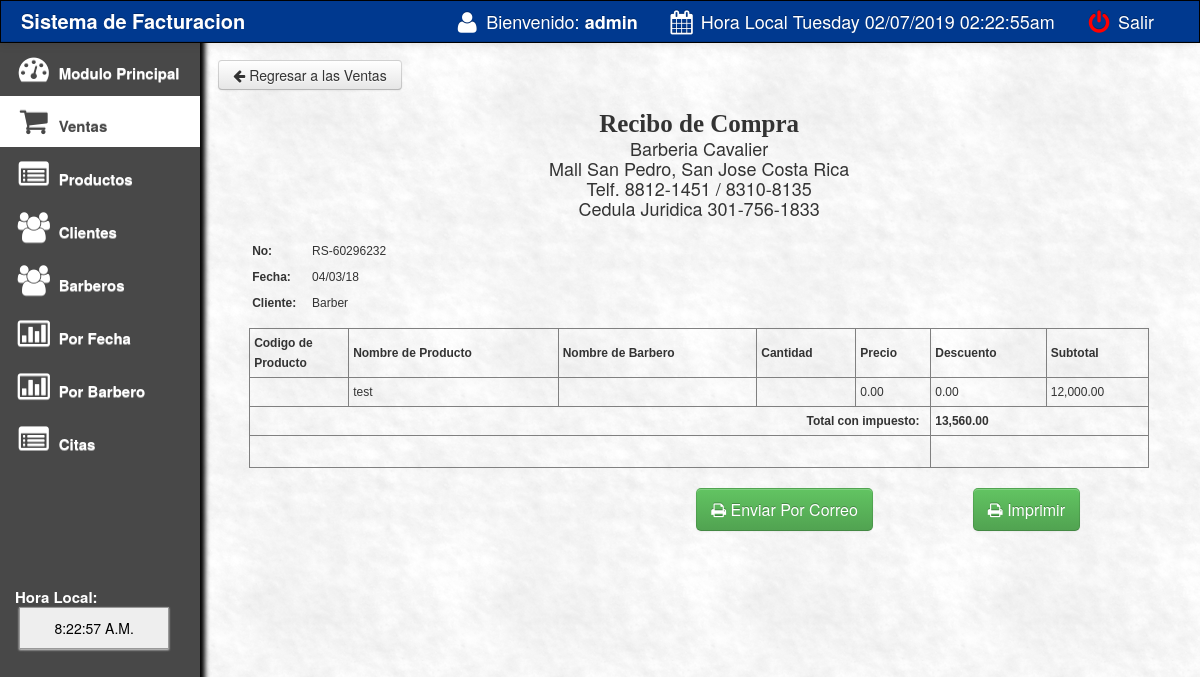
Screenshot of /main/preview.php?invoice=RS-60296232 (signed in) with the database file from the repository.
### tables this page shows
CREATE TABLE `sales_order` (
  `transaction_id` int(11) NOT NULL,
  `invoice` varchar(100) NOT NULL,
  `cashier` varchar(50) NOT NULL,
  `product` varchar(100) NOT NULL,
  `qty` varchar(100) NOT NULL,
  `amount` varchar(100) NOT NULL,
  `type` varchar(20) NOT NULL,
  `profit` varchar(100) NOT NULL,
  `due_date` varchar(100) NOT NULL,
  `product_code` varchar(150) NOT NULL,
  `supplier` varchar(100) NOT NULL,
  `gen_name` varchar(200) NOT NULL,
  `cust_name` varchar(150) NOT NULL,
  `name` varchar(200) NOT NULL,
  `price` varchar(100) NOT NULL,
  `discount` varchar(100) NOT NULL,
  `date` varchar(500) NOT NULL,
  `BarberCard` varchar(100) NOT NULL
);

CREATE TABLE `sales` (
  `transaction_id` int(11) NOT NULL,
  `invoice` varchar(100) NOT NULL,
  `product` varchar(100) NOT NULL,
  `qty` varchar(20) NOT NULL,
  `cashier` varchar(100) NOT NULL,
  `date` varchar(100) NOT NULL,
  `type` varchar(100) NOT NULL,
  `amount` varchar(100) NOT NULL,
  `price` varchar(100) NOT NULL,
  `discount` varchar(100) NOT NULL,
  `profit` varchar(100) NOT NULL,
  `product_code` varchar(150) NOT NULL,
  `supplier` varchar(150) NOT NULL,
  `due_date` varchar(100) NOT NULL,
  `name` varchar(100) NOT NULL,
  `balance` varchar(100) NOT NULL
);

### main/preview.php (the view, shortened to what this page needs)
<!DOCTYPE html>
<html>
<head>
 <link href="css/bootstrap.css" rel="stylesheet">
    <link rel="stylesheet" type="text/css" href="css/DT_bootstrap.css">
  <link rel="stylesheet" href="css/font-awesome.min.css">
    <link href="css/bootstrap-responsive.css" rel="stylesheet">
<link href="../style.css" media="screen" rel="stylesheet" type="text/css" />
<link href="src/facebox.css" media="screen" rel="stylesheet" type="text/css" />
<?php
$invoice=$_GET['invoice'];
include('../connect.php');
$result = $db->prepare("SELECT * FROM sales_order WHERE invoice= :userid");
$result->bindParam(':userid', $invoice);
$result->execute();
for($i=0; $row = $result->fetch(); $i++){
$cname=$row['name'];
$invoice=$row['invoice'];
$date=$row['date'];
}
?>
<?php
function createRandomPassword() {
	$chars = "003232303232023232023456789";
	$i = 0;
	$pass = '' ;
	while ($i <= 7) {
		$num = rand() % 33;
		$tmp = substr($chars, $num, 1);
		$pass = $pass . $tmp;
		$i++;
	}
	return $pass;
}
$finalcode='RS-'.createRandomPassword();
?>
<body>
<?php include('navfixed.php');?>
	<?php
$position=$_SESSION['SESS_LAST_NAME'];
?>
<?php
if($position=='admin') {
?>
	<div class="container-fluid">
      <div class="row-fluid">
	<div class="span2">
             <div class="well sidebar-nav">
                 <ul class="nav nav-list">
              <li><a href="index.php"><i class="icon-dashboard icon-2x"></i> Modulo Principal </a></li>
			<li class="active"><a href="sales.php?id=cash&invoice"><i class="icon-shopping-cart icon-2x"></i> Ventas</a>  </li>
			<li><a href="products.php"><i class="icon-list-alt icon-2x"></i> Productos</a>                                     </li>
			<li><a href="customer.php"><i class="icon-group icon-2x"></i> Clientes</a>                                    </li>
			<li><a href="supplier.php"><i class="icon-group icon-2x"></i> Barberos</a>                                    </li>
			<li><a href="salesreport.php?d1=0&d2=0"><i class="icon-bar-chart icon-2x"></i> Por Fecha</a>                </li>
			<li><a href="barberreport.php?d1=0&d2=0&d3=0"><i class="icon-bar-chart icon-2x"></i> Por Barbero</a>                </li>
			<li><a href="citas.php"><i class="icon-list-alt icon-2x"></i> Citas</a>                                     </li>
				<br><br><br><br><br><br>
			<li>
			 <div class="hero-unit-clock">
			<form name="clock">
			<font color="white">Hora Local: <br></font>&nbsp;<input style="width:150px;" type="submit" class="trans" name="face" value="">
			</form>
			  </div>
			</li>
				</ul>
          </div>
        </div>
		<?php } ?>
	<div class="span10">
	<a href="sales.php?id=cash&invoice=<?php echo $finalcode ?>"><button class="btn btn-default"><i class="icon-arrow-left"></i> Regresar a las Ventas</button></a>
<div class="content" id="content">
<div style="margin: 0 auto; padding: 20px; width: 900px; font-weight: normal;">
	<div style="width: 100%; height: 190px;" >
	<div style="width: 900px; float: left;">
	<center><div style="font:bold 25px 'Aleo';">Recibo de Compra</div>
	Barberia Cavalier	<br>
	Mall San Pedro, San Jose Costa Rica <br>
	Telf. 8812-1451 / 8310-8135<br>
	Cedula Juridica 301-756-1833	<br><br>
	</center>
	</div>
	<div style="width: 156px; float: left; height: 90px;">
	<table cellpadding="3" cellspacing="0" style="font-family: arial; font-size: 12px;text-align:left;width : 100%;">
		<tr>
			<td><strong>No:</strong></td>
			<td><?php echo $invoice ?></td>
		</tr>
		<tr>
			<td><strong>Fecha:</strong></td>
			<td><?php echo $date ?></td>
		</tr>
		<tr>
			<td><strong>Cliente:</strong></td>
			<td><?php echo $cname ?></td>
		</tr>
	</table>
	</div>
	</div>
	<div style="width: 100%; margin-top:-70px;">
	<table border="1" cellpadding="4" cellspacing="0" style="font-family: arial; font-size: 12px;	text-align:left;" width="100%">
		<thead>
			<tr>
				<th width="90"> Codigo de Producto </th>
				<th> Nombre de Producto</th>
				<th> Nombre de Barbero</th>
				<th> Cantidad </th>
				<th> Precio </th>
				<th> Descuento </th>
				<th> Subtotal </th>
			</tr>
		</thead>
		<tbody>
				<?php
					$id=$_GET['invoice'];
					$result = $db->prepare("SELECT * FROM sales WHERE invoice= :userid");
					$result->bindParam(':userid', $id);
					$result->execute();
					for($i=0; $row = $result->fetch(); $i++){
				?>
				<tr class="record">
				<td><?php echo $row['product_code']; ?></td>
				<td><?php echo $row['name']; ?></td>
				<td><?php echo $row['supplier']; ?></td>
				<td><?php echo $row['qty']; ?></td>
				<td>
				<?php
				$ppp=$row['price'];
				echo formatMoney($ppp, true);
				?>
				</td>
				<td>
				<?php
				$ddd=$row['discount'];
				echo formatMoney($ddd, true);
				?>
				</td>
				<td>
				<?php
				$dfdf=$row['amount'];
				echo formatMoney($dfdf, true);
				?>
				</td>
				</tr>
				<?php
					}
				?>
				<tr>
					<td colspan="5" style=" text-align:right;"><strong style="font-size: 12px;">Total con impuesto: &nbsp;</strong></td>
					<td colspan="2"><strong style="font-size: 12px;">
					<?php
					$sdsd=$_GET['invoice'];
					$resultas = $db->prepare("SELECT sum(amount) FROM sales WHERE invoice= :a");
					$resultas->bindParam(':a', $sdsd);
					$resultas->execute();
					for($i=0; $rowas = $resultas->fetch(); $i++){
					$fgfg=$rowas['sum(amount)'];
					$TotalFactura=($fgfg*0.13)+$fgfg;
					echo formatMoney($TotalFactura, true);
					}
					?>
					</strong></td>
				</tr>
				<tr>
					<td colspan="5" style=" text-align:right;"><strong style="font-size: 12px; color: #222222;">
					<font style="font-size:20px;">
					</strong></td>
					<td colspan="2"><strong style="font-size: 15px; color: #222222;">
					<?php
					function formatMoney($number, $fractional=false) {
						if ($fractional) {
							$number = sprintf('%.2f', $number);
						}
						while (true) {
							$replaced = preg_replace('/(-?\d+)(\d\d\d)/', '$1,$2', $number);
							if ($replaced != $number) {
								$number = $replaced;
							} else {
								break;
							}
						}
						return $number;
					}
					?>
					</strong></td>
				</tr>
		</tbody>
	</table>
	</div>
	</div>
	</div>
	</div>
<div class="pull-right" style="margin-right:100px;">
		<a href="javascript:Clickheretoprint()" style="font-size:20px;"><button class="btn btn-success btn-large"><i class="icon-print"></i> Imprimir</button></a>
		</div>
<div class="pull-right" style="margin-right:100px;">
		<a href="javascript:ClickHeretoSendEmail()" style="font-size:20px;"><button class="btn btn-success btn-large"><i class="icon-print"></i> Enviar Por Correo</button></a>
		</div>
</div>
</div>

### style.css (style rules this page uses)
input { border: 1px solid #999; background: #EEEEEE; padding: 10px; box-shadow:0 1px 2px #ddd; -moz-box-shadow:0 1px 2px #ddd; -webkit-box-shadow:0 1px 2px #ddd; }

### main/preview.php (style rules this page uses)
.sidebar-nav { padding: 9px 0; }

### rows the page displays
sales_order: invoice "RS-60296232", date "04/03/18", name "Barber"
sales: name "test", price "0.00", discount "0.00", amount "12,000.00"

### other values shown
$_SESSION['SESS_LAST_NAME'] "admin"
formatMoney($TotalFactura, true) "13,560.00"
